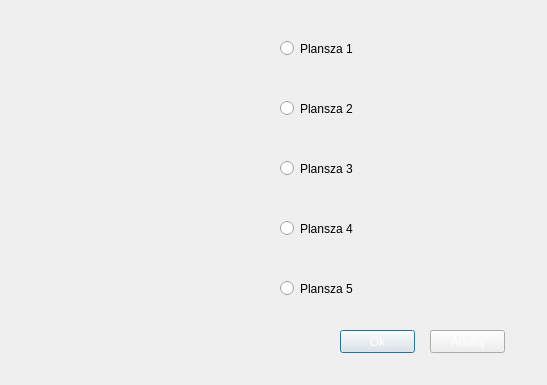
<?xml version="1.0" encoding="UTF-8"?>
<ui version="4.0">
 <class>boards</class>
 <widget class="QDialog" name="boards">
  <property name="geometry">
   <rect>
    <x>0</x>
    <y>0</y>
    <width>547</width>
    <height>385</height>
   </rect>
  </property>
  <property name="windowTitle">
   <string>Dialog</string>
  </property>
  <property name="styleSheet">
   <string notr="true">background-image: url(:/rec/img/grass.jpg);</string>
  </property>
  <widget class="QRadioButton" name="radioButton">
   <property name="geometry">
    <rect>
     <x>280</x>
     <y>40</y>
     <width>82</width>
     <height>17</height>
    </rect>
   </property>
   <property name="styleSheet">
    <string notr="true">color: black;
background-image: url(:/rec/img/black.jpg);</string>
   </property>
   <property name="text">
    <string>Plansza 1</string>
   </property>
  </widget>
  <widget class="QRadioButton" name="radioButton_2">
   <property name="geometry">
    <rect>
     <x>280</x>
     <y>100</y>
     <width>82</width>
     <height>17</height>
    </rect>
   </property>
   <property name="styleSheet">
    <string notr="true">color: black;
background-image: url(:/rec/img/black.jpg);</string>
   </property>
   <property name="text">
    <string>Plansza 2</string>
   </property>
  </widget>
  <widget class="QRadioButton" name="radioButton_3">
   <property name="geometry">
    <rect>
     <x>280</x>
     <y>160</y>
     <width>82</width>
     <height>17</height>
    </rect>
   </property>
   <property name="styleSheet">
    <string notr="true">color: black;
background-image: url(:/rec/img/black.jpg);</string>
   </property>
   <property name="text">
    <string>Plansza 3</string>
   </property>
  </widget>
  <widget class="QRadioButton" name="radioButton_4">
   <property name="geometry">
    <rect>
     <x>280</x>
     <y>220</y>
     <width>82</width>
     <height>17</height>
    </rect>
   </property>
   <property name="styleSheet">
    <string notr="true">color: black;
background-image: url(:/rec/img/black.jpg);</string>
   </property>
   <property name="text">
    <string>Plansza 4</string>
   </property>
  </widget>
  <widget class="QRadioButton" name="radioButton_5">
   <property name="geometry">
    <rect>
     <x>280</x>
     <y>280</y>
     <width>82</width>
     <height>17</height>
    </rect>
   </property>
   <property name="styleSheet">
    <string notr="true">color: black;
background-image: url(:/rec/img/black.jpg);</string>
   </property>
   <property name="text">
    <string>Plansza 5</string>
   </property>
  </widget>
  <widget class="QWidget" name="widget" native="true">
   <property name="geometry">
    <rect>
     <x>150</x>
     <y>30</y>
     <width>61</width>
     <height>41</height>
    </rect>
   </property>
   <property name="styleSheet">
    <string notr="true">image: url(:/rec/img/board1.jpg);</string>
   </property>
  </widget>
  <widget class="QWidget" name="widget_2" native="true">
   <property name="geometry">
    <rect>
     <x>150</x>
     <y>90</y>
     <width>61</width>
     <height>41</height>
    </rect>
   </property>
   <property name="styleSheet">
    <string notr="true">image: url(:/rec/img/board2.jpg);</string>
   </property>
  </widget>
  <widget class="QWidget" name="widget_4" native="true">
   <property name="geometry">
    <rect>
     <x>150</x>
     <y>150</y>
     <width>61</width>
     <height>41</height>
    </rect>
   </property>
   <property name="styleSheet">
    <string notr="true">image: url(:/rec/img/board3.jpg);</string>
   </property>
  </widget>
  <widget class="QWidget" name="widget_5" native="true">
   <property name="geometry">
    <rect>
     <x>150</x>
     <y>210</y>
     <width>61</width>
     <height>41</height>
    </rect>
   </property>
   <property name="styleSheet">
    <string notr="true">image: url(:/rec/img/board4.jpg);</string>
   </property>
  </widget>
  <widget class="QWidget" name="widget_3" native="true">
   <property name="geometry">
    <rect>
     <x>150</x>
     <y>270</y>
     <width>61</width>
     <height>41</height>
    </rect>
   </property>
   <property name="styleSheet">
    <string notr="true">image: url(:/rec/img/board5.jpg);</string>
   </property>
  </widget>
  <widget class="QPushButton" name="pushButton">
   <property name="geometry">
    <rect>
     <x>340</x>
     <y>330</y>
     <width>75</width>
     <height>23</height>
    </rect>
   </property>
   <property name="styleSheet">
    <string notr="true">color: white;</string>
   </property>
   <property name="text">
    <string>Ok</string>
   </property>
  </widget>
  <widget class="QPushButton" name="pushButton_2">
   <property name="geometry">
    <rect>
     <x>430</x>
     <y>330</y>
     <width>75</width>
     <height>23</height>
    </rect>
   </property>
   <property name="styleSheet">
    <string notr="true">color: white;</string>
   </property>
   <property name="text">
    <string>Anuluj</string>
   </property>
  </widget>
 </widget>
 <resources/>
 <connections/>
</ui>
